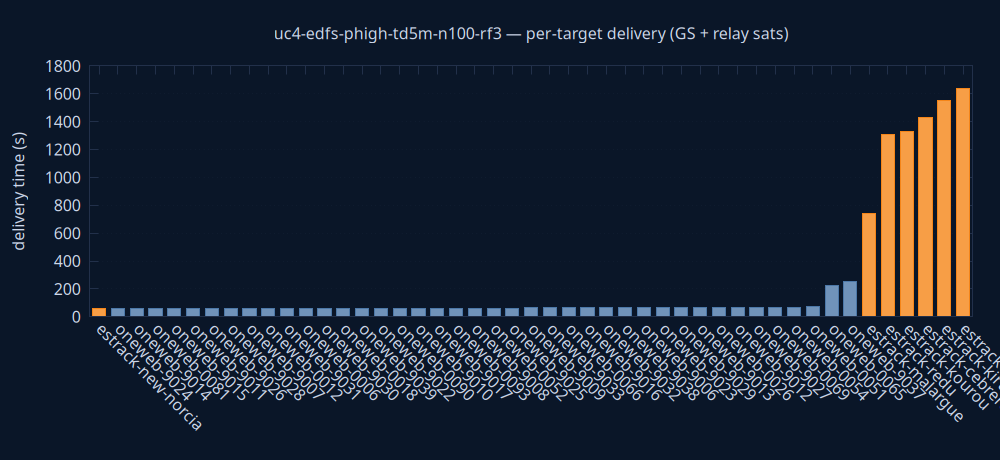

Here is the gnuplot script that generated this plot:
set terminal pngcairo size 1000,460 background rgb '#0a1628'
set output 'delivery.png'
set style fill solid 0.8
set boxwidth 0.7 relative
set border lc rgb '#22304a'
set grid ytics lc rgb '#22304a'
set yrange [0:*]
set ylabel 'delivery time (s)' textcolor rgb '#cdd7ea'
set xtics rotate by -45 textcolor rgb '#cdd7ea'
set ytics textcolor rgb '#cdd7ea'
set title 'uc4-edfs-phigh-td5m-n100-rf3 — per-target delivery (GS + relay sats)' textcolor rgb '#cdd7ea'
plot 'delivery.dat' using 0:2:3:xtic(1) with boxes lc rgb variable notitle
